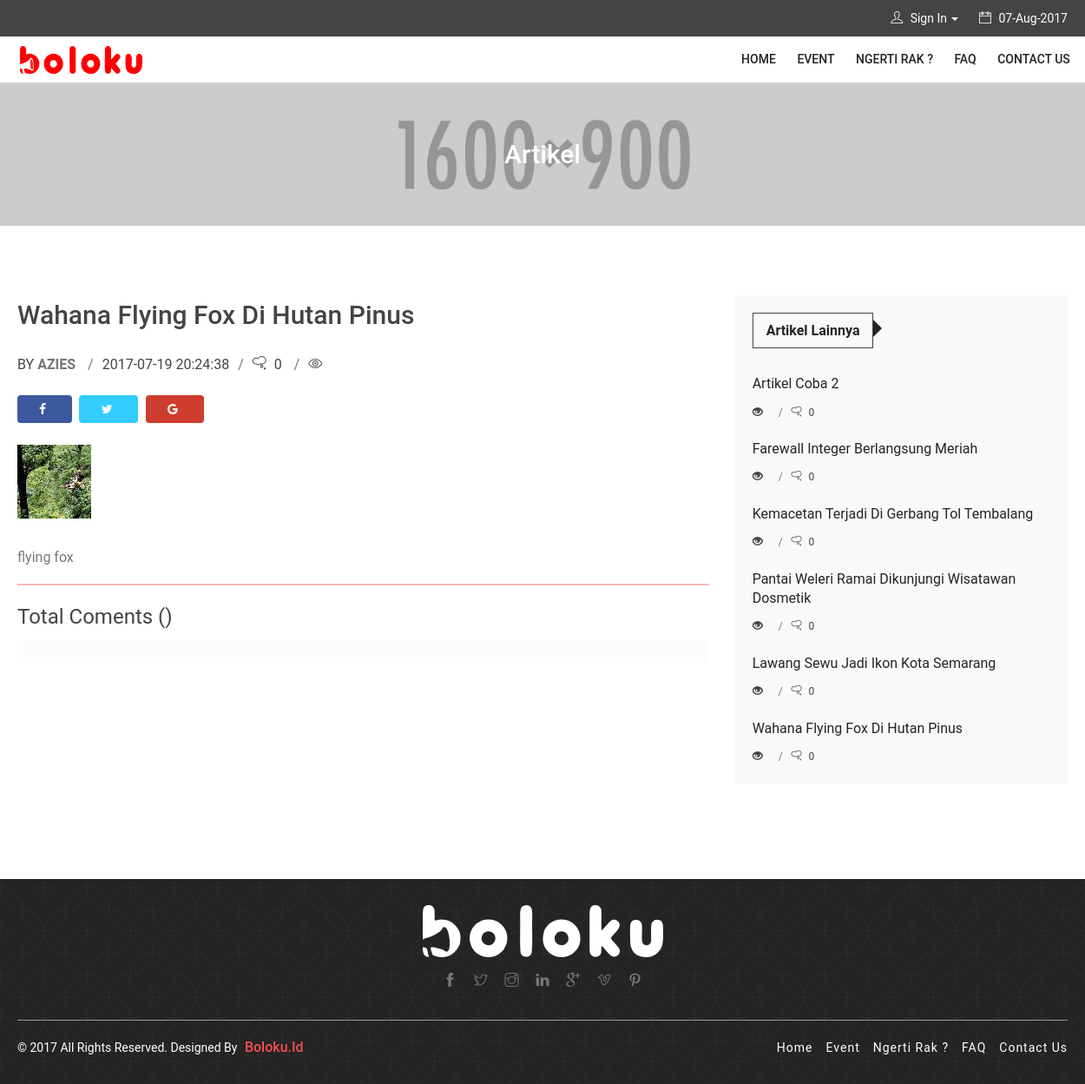
Page /KelolaArtikel/halaman_baca_artikel/8 on the committed database.
### tables this page shows
CREATE TABLE `artikel` (
  `id_artikel` int(11) NOT NULL,
  `judul_artikel` varchar(50) NOT NULL,
  `penulis_artikel` varchar(50) NOT NULL,
  `isi_artikel` text NOT NULL,
  `path_gambar` varchar(100) NOT NULL,
  `tanggal_posting` timestamp NOT NULL DEFAULT CURRENT_TIMESTAMP ON UPDATE CURRENT_TIMESTAMP
);

### application/controllers/KelolaArtikel.php (called while the page is built, shortened)
<?php
class KelolaArtikel extends CI_Controller {
	public function halaman_baca_artikel($id_artikel)
	{
	  $this->load->model('artikel_models/ArtikelModels');
	  $this->load->model('home_models/HomeModels');
	  $artikel = $this->ArtikelModels->select_by_id_artikel($id_artikel)->row_array();
	  $data['id_artikel'] = $artikel['id_artikel'];
	  $data['judul_artikel'] = $artikel['judul_artikel'];
	  $data['penulis_artikel'] = $artikel['penulis_artikel'];
	  $data['isi_artikel'] = $artikel['isi_artikel'];
	  $data['path_gambar'] = $artikel['path_gambar'];
	  $data['tanggal_posting'] = $artikel['tanggal_posting'];
	  $data['hits'] = $artikel['hits'];
	  $data['jml_komentar'] = $artikel['jml_komentar'];
	  $data['listArtikel'] = $this->ArtikelModels->get_data_artikel();
	  $data['jumlahKomentar'] = $this->HomeModels->jumlah_Komentar($id_artikel);
	  $data['listKomentar'] = $this->HomeModels->get_komentar($id_artikel);
      $this->load->view('skin/front_end/header_front_end');
      $this->load->view('content_front_end/artikel_read_page',$data);
      $this->load->view('skin/front_end/footer_front_end');
	}
}

### index.php (called while the page is built, shortened)
<?php
require_once BASEPATH.'core/CodeIgniter.php';

### application/models/artikel_models/ArtikelModels.php (called while the page is built, shortened)
<?php
	class ArtikelModels extends CI_Model
	{
		function get_data_artikel()
		{
			$query = $this->db->query("SELECT * FROM `artikel`");
			$indeks = 0;
			$result = array();
			foreach ($query->result_array() as $row)
			{
				$result[$indeks++] = $row;
			}
			return $result;
		}
		function select_by_id_artikel($id_artikel)
		{
			$this->db->select('*');
			$this->db->from('artikel');
			$this->db->where('id_artikel',$id_artikel);
			return $this->db->get();
		}
	}

### application/models/home_models/HomeModels.php (called while the page is built, shortened)
<?php
	class HomeModels extends CI_Model
	{
		function jumlah_komentar($id_artikel)
		{
			$query = $this->db->where('id_artikel',$id_artikel)->get('komentar');
			return $query->num_rows();
		}
	}

### application/views/content_front_end/artikel_read_page.php (the view, shortened to what this page needs)
<section class="my-breadcrumb">
        <div class="container page-banner">
           <div class="row">
              <div class="col-sm-12 col-md-12 col-xs-12">
                 <h1>Artikel</h1>
              </div>
           </div>
        </div>
     </section>
     <section class="main-content">
        <div class="container">
           <div class="row">
              <div class="col-md-8 col-sm-12 col-xs-12">
                 <div class="post-entry">
                    <h2><?php echo $judul_artikel; ?></h2>
                    <ul class="post-tools">
                       <li> by <a href=""> <strong><?php echo $penulis_artikel;?></strong> </a></li>
                       <li> <?php echo $tanggal_posting; ?></li>
                       <li><i class="ti-thought"></i> <?php echo $jumlahKomentar ?> </li>
                       <li> <i class="ti-eye"></i> <?php echo $hits; ?> </li>
                    </ul>
                    <ul class="social-share">
                       <li class="facebook">
                         <a title="facebook" href="http://www.facebook.com/sharer.php?u=<?php echo current_url(); ?>" target="_blank">
                           <i class="fa fa-facebook"></i>
                         </a>
                       </li>
                       <li class="twitter">
                         <a title="twitter" href="http://twitter.com/share?url=<?php echo current_url(); ?>" target="_blank"><i class="fa fa-twitter"></i></a>
                       </li>
                       <li class="google">
                         <a title="google +" href="https://plus.google.com/share?url=<?php echo current_url(); ?>" target="_blank"><i class="fa fa-google"></i></a>
                       </li>
                    </ul>
                    <div class="picture"> <img alt="" class="img-responsive" src="<?php echo base_url('asset/upload_img_artikel/thumb_'.$path_gambar); ?>"> </div>
                    <?php echo $isi_artikel;?>
                    <hr style="border: solid 1px #f44a56; margin-top: auto; opacity: 0.4;"></hr>
                    <div class="reviews">
                       <h3>Total Coments (<?php echo $jml_komentar; ?>)</h3>
                     <div style="padding-top: 10px;" class="col-md-12 comment-info">
                        </div>
                    </div>
                 </div>
              </div>
              <div class="col-md-4 col-sm-2 col-xs-12">
                 <div class="ad-placement">
                    <div class="widget widget-bg">
                       <div class="heading">
                          <h2 class="main-heading"><strong>Artikel Lainnya</strong></h2>
                          <span class="heading-ping"></span>
                       </div>
                       <ul class="tabs-posts">
					<?php $this->load->model('home_models/HomeModels'); foreach($listArtikel as $artikel){ ?>
                          <li>
                             <div class="caption"> <a href="<?php echo site_url('KelolaArtikel/halaman_baca_artikel/'.$artikel['id_artikel']); ?>"><?php echo $artikel['judul_artikel'];?></a> </div>
                             <ul class="post-tools">
                                <li title="Like"><i class="glyphicon glyphicon-eye-open"></i><?php echo $artikel['hits'];?> </li>
                                <li title="Comments"> <i class="ti-thought"></i> <?php echo $data['jumlahKomentar'] = $this->HomeModels->jumlah_komentar($artikel['id_artikel']);?></li>
                             </ul>
                          </li>
                        <?php } ?>
                       </ul>
                    </div>
                 </div>
              </div>
           </div>
        </div>
     </section>

### asset/css/zerogrid.css (style rules this page uses)
.zerogrid .row:before,.row:after { content: '\0020'; display: block; overflow: hidden; visibility: hidden; width: 0; height: 0; }

### rows in the picture
artikel: judul_artikel "Wahana Flying Fox Di Hutan Pinus", penulis_artikel "AZIES", tanggal_posting "2017-07-19 20:24:38", path_gambar (picture), isi_artikel "flying fox", jumlah_komentar "0"
artikel: judul_artikel "Artikel Coba 2", jumlah_komentar "0"
artikel: judul_artikel "Farewall Integer Berlangsung Meriah", jumlah_komentar "0"
artikel: judul_artikel "Kemacetan Terjadi Di Gerbang Tol Tembalang", jumlah_komentar "0"
artikel: judul_artikel "Pantai Weleri Ramai Dikunjungi Wisatawan Dosmetik", jumlah_komentar "0"
artikel: judul_artikel "Lawang Sewu Jadi Ikon Kota Semarang", jumlah_komentar "0"

### other values in the picture
$jumlahKomentar "0"
